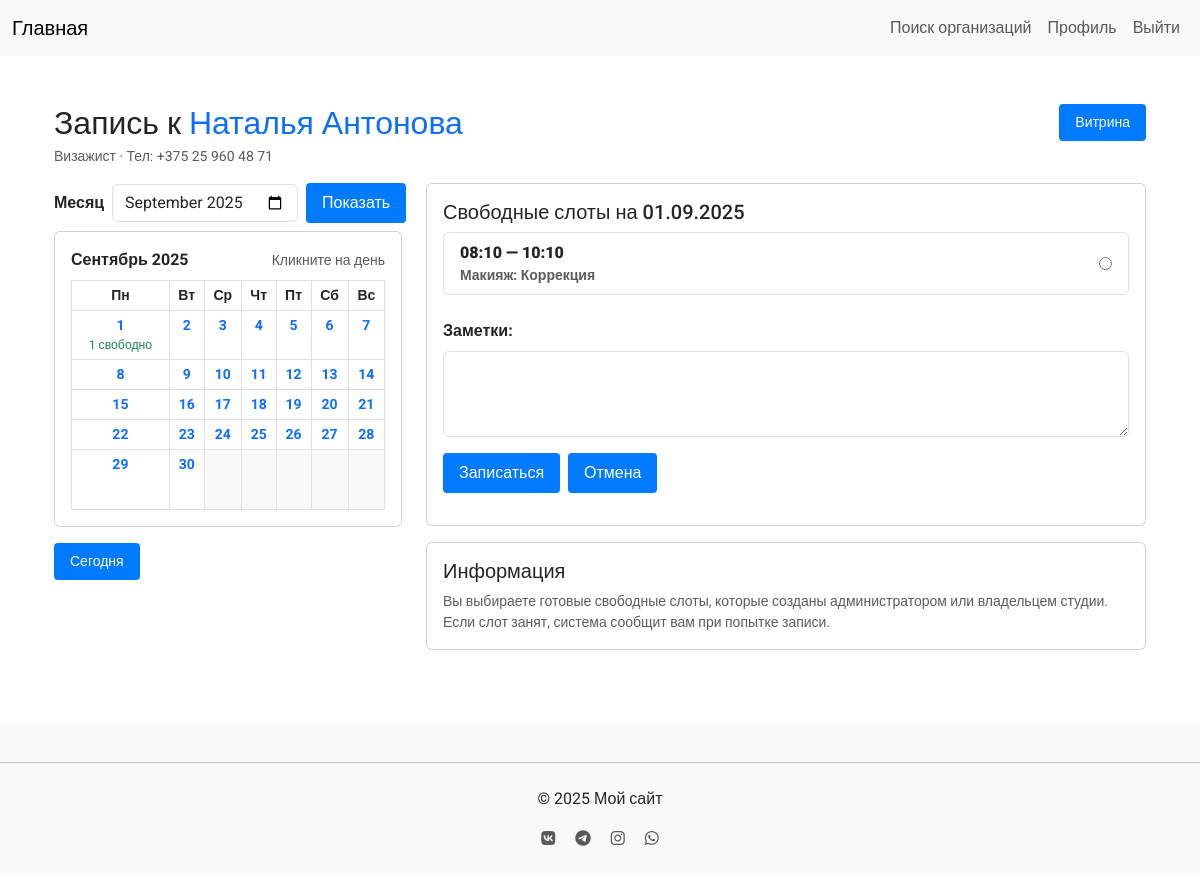
The page /booking/specialist/24/book/ (signed in) on the database its author committed.
### showcase/models.py (models this page shows, shortened)
class Specialist(models.Model):
    showcase = models.ForeignKey(Showcase, on_delete=models.CASCADE, related_name='specialists')
    first_name = models.CharField("Имя", max_length=150)
    last_name = models.CharField("Фамилия", max_length=150, blank=True)
    position = models.CharField("Должность", max_length=150, blank=True)
    photo = models.ImageField("Фото", upload_to='showcase/specialists/', blank=True, null=True)
    phone = models.CharField("Телефон", max_length=30, blank=True)
    bio = models.TextField("О специалисте", blank=True)
    is_active = models.BooleanField("Показывать на витрине", default=True)
    order = models.PositiveIntegerField("Порядок (меньше — выше)", default=100)
    services = models.ManyToManyField(ServicePrice, blank=True, related_name='specialists', verbose_name='Услуги')
    created_at = models.DateTimeField("Создан", default=timezone.now)
    updated_at = models.DateTimeField("Обновлён", auto_now=True)
    class Meta:
        verbose_name = "Специалист"
        verbose_name_plural = "Специалисты"
        ordering = ['order', 'last_name', 'first_name']

### booking/models.py (models this page shows, shortened)
class Availability(models.Model):
    specialist = models.ForeignKey(Specialist, on_delete=models.CASCADE, related_name='availabilities')
    date = models.DateField(verbose_name='Дата')
    start_time = models.TimeField(verbose_name='Начало')
    end_time = models.TimeField(verbose_name='Конец')
    service = models.ForeignKey(ServicePrice, on_delete=models.SET_NULL, null=True, blank=True, verbose_name='Услуга')
    created_at = models.DateTimeField(auto_now_add=True)
    class Meta:
        verbose_name = 'Доступное время'
        verbose_name_plural = 'Доступные времена'
        unique_together = ['specialist', 'date', 'start_time']
        ordering = ['date', 'start_time']

### accounts/models.py (models this page shows, shortened)
class ServicePrice(models.Model):
    workshop = models.ForeignKey(WorkshopProfile, on_delete=models.CASCADE, related_name='service_prices')
    activity_area = models.ForeignKey(ActivityArea, on_delete=models.CASCADE, verbose_name='Сфера деятельности')
    service_name = models.CharField(max_length=100, verbose_name='Название услуги')
    price = models.DecimalField(max_digits=10, decimal_places=2, verbose_name='Цена')
    duration = models.CharField(max_length=50, blank=True, verbose_name='Длительность')
    class Meta:
        verbose_name = 'Цена услуги'
        verbose_name_plural = 'Цены услуг'

class ActivityArea(models.Model):
    CATEGORY_CHOICES = [
        ('hair', 'Уход за волосами'),
        ('nails', 'Ногтевой сервис'),
        ('cosmetology', 'Косметология'),
        ('makeup', 'Макияж'),
        ('brows_lashes', 'Уход за бровями и ресницами'),
        ('epilation', 'Эпиляция и депиляция'),
        ('body', 'Массаж и уход за телом'),
        ('tattoo_piercing', 'Тату и пирсинг'),
        ('styling', 'Стилистика и имидж'),
        ('kids', 'Детская бьюти-сфера'),
        ('alternative', 'Альтернативные направления'),
        ('education', 'Обучение и менторство'),
    ]
    name = models.CharField(max_length=100, verbose_name='Название')
    code = models.CharField(max_length=30, unique=True, verbose_name='Код')
    category = models.CharField(max_length=30, choices=CATEGORY_CHOICES, verbose_name='Категория')
    class Meta:
        verbose_name = 'Сфера деятельности'
        verbose_name_plural = 'Сферы деятельности'

### booking/views.py (the view)
# urls.py: path('specialist/<int:pk>/book/', views.client_book_appointment, name='client_book_appointment'),
@login_required
def client_book_appointment(request, pk):
    specialist = get_object_or_404(Specialist, pk=pk)
    try:
        client = request.user.clientprofile
    except ClientProfile.DoesNotExist:
        messages.error(request, "Клиентский профиль не найден. Пожалуйста, заполните профиль.")
        return redirect('accounts:profile')
    date_str = request.GET.get('date')
    selected_date = parse_date(date_str) if date_str else date.today()
    month_q = request.GET.get('month')
    if month_q:
        try:
            year_m, month_m = map(int, month_q.split('-'))
        except Exception:
            year_m, month_m = selected_date.year, selected_date.month
    else:
        year_m, month_m = selected_date.year, selected_date.month
    cal = calendar.Calendar(firstweekday=0)
    month_days_matrix = list(cal.monthdayscalendar(year_m, month_m))
    month_name = MONTHS_RU[month_m] if 1 <= month_m <= 12 else calendar.month_name[month_m]
    avail_month_qs = Availability.objects.filter(
        specialist=specialist,
        date__year=year_m,
        date__month=month_m
    ).exclude(
        appointments__status__in=[Appointment.STATUS_PENDING, Appointment.STATUS_CONFIRMED]
    ).order_by('date', 'start_time')
    slots_by_day = {}
    for a in avail_month_qs:
        d = a.date.day
        slots_by_day.setdefault(d, []).append(a)
    month_days_count = calendar.monthrange(year_m, month_m)[1]
    day_counts = {day: len(slots_by_day.get(day, [])) for day in range(1, month_days_count + 1)}
    availabilities = Availability.objects.filter(
        specialist=specialist,
        date=selected_date
    ).exclude(
        appointments__status__in=[Appointment.STATUS_PENDING, Appointment.STATUS_CONFIRMED]
    ).order_by('start_time')
    error = None
    if request.method == 'POST' and 'book_submit' in request.POST:
        availability_id = request.POST.get('availability')
        if not availability_id:
            messages.error(request, "Выберите слот.")
            return redirect(f'{request.path}?month={year_m}-{month_m:02d}&date={selected_date.isoformat()}')
        availability = get_object_or_404(Availability, pk=availability_id, specialist=specialist)
        if Appointment.objects.filter(
            availability=availability,
            status__in=[Appointment.STATUS_PENDING, Appointment.STATUS_CONFIRMED]
        ).exists():
            error = "Это время уже занято."
        else:
            form = AppointmentForm(request.POST)
            if form.is_valid():
                appt = form.save(commit=False)
                appt.client = client
                appt.specialist = specialist
                appt.availability = availability
                appt.service = availability.service
                appt.save()
                messages.success(request, "Вы успешно записаны. Ожидайте подтверждения.")
                return redirect('booking:client_my_appointments')
            else:
                error = "Ошибка при заполнении формы записи."
    else:
        form = AppointmentForm()
    context = {
        'specialist': specialist,
        'month_days_matrix': month_days_matrix,
        'month_name': month_name,
        'year': year_m,
        'month': month_m,
        'day_counts': day_counts,
        'selected_date': selected_date,
        'availabilities': availabilities,
        'form': form,
        'today': date.today().isoformat(),
        'weekdays': ["Пн", "Вт", "Ср", "Чт", "Пт", "Сб", "Вс"],
        'error': error
    }
    return render(request, 'booking/client_book_appointment.html', context)

### booking/forms.py
class AppointmentForm(forms.ModelForm):
    class Meta:
        model = Appointment
        fields = ['notes']
        widgets = {
            'notes': forms.Textarea(attrs={'class': 'form-control', 'rows': 3}),
        }
    def __init__(self, *args, **kwargs):
        super().__init__(*args, **kwargs)

### accounts/context_processors.py (called while the page is built)
def user_type(request):
    if request.user.is_authenticated:
        try:
            request.user.workshopprofile
            return {'is_workshop': True, 'is_client': False}
        except WorkshopProfile.DoesNotExist:
            try:
                request.user.clientprofile
                return {'is_workshop': False, 'is_client': True}
            except ClientProfile.DoesNotExist:
                pass
    return {'is_workshop': False, 'is_client': False}

### booking/templatetags/dict_extras.py (called while the page is built)
@register.filter
def get_item(dict_obj, key):
    try:
        return dict_obj.get(key)
    except Exception:
        try:
            return dict_obj.get(str(key))
        except Exception:
            return None

### booking/templatetags/time_extras.py (called while the page is built)
@register.filter
def format_time(value, fmt="%H:%M"):
    if value is None:
        return ""
    try:
        if isinstance(value, (time, datetime)):
            return value.strftime(fmt)
        return str(value)
    except Exception:
        return str(value)

### booking/templates/booking/client_book_appointment.html (shortened to what this page needs)
{% extends 'base.html' %}
{% load dict_extras time_extras %}
{% block content %}
<div class="container my-4">
  <div class="d-flex justify-content-between align-items-start mb-3">
    <div>
      <h2 class="mb-1">Запись к
        {% with username=specialist.showcase.workshop.user.username|default:"" %}
          {% if username %}
            <a href="{% url 'showcase:specialist_detail' username specialist.pk %}" class="text-decoration-none">
              {{ specialist.first_name }} {{ specialist.last_name }}
            </a>
          {% else %}
            {{ specialist.first_name }} {{ specialist.last_name }}
          {% endif %}
        {% endwith %}
      </h2>
      <div class="small text-muted">
        {% if specialist.position %}{{ specialist.position }} ·{% endif %}
        {% if specialist.phone %} Тел: {{ specialist.phone }}{% endif %}
      </div>
    </div>
    <div class="text-end">
      <a href="{% url 'showcase:specialists_list' specialist.showcase.workshop.user.username %}"
         class="btn btn-outline-secondary btn-sm">Витрина</a>
    </div>
  </div>
  <div class="row">
    <div class="col-lg-4 mb-3">
      <form method="get" class="d-flex gap-2 align-items-center mb-2">
        <label class="mb-0">Месяц</label>
        <input type="month" name="month" value="{{ year }}-{{ month|stringformat:'02d' }}" class="form-control w-auto">
        <button class="btn btn-secondary" type="submit">Показать</button>
      </form>
      <div class="card">
        <div class="card-body p-3">
          <div class="d-flex justify-content-between align-items-center mb-2">
            <strong>{{ month_name }} {{ year }}</strong>
            <small class="text-muted">Кликните на день</small>
          </div>
          <table class="table table-bordered mb-0 calendar-table small">
            <thead>
              <tr>
                {% for wd in weekdays %}
                  <th class="text-center p-1">{{ wd }}</th>
                {% endfor %}
              </tr>
            </thead>
            <tbody>
              {% for week in month_days_matrix %}
                <tr>
                  {% for day in week %}
                    {% if day == 0 %}
                      <td class="p-2" style="height:60px;background:#f8f9fa;"></td>
                    {% else %}
                      {% with cnt=day_counts|get_item:day %}
                        <td class="p-1 text-center" style="cursor:pointer;">
                          <a class="text-decoration-none d-block"
                             href="?month={{ year }}-{{ month|stringformat:'02d' }}&date={{ year }}-{{ month|stringformat:'02d' }}-{{ day|stringformat:'02d' }}">
                            <strong>{{ day }}</strong>
                          </a>
                          {% if cnt and cnt > 0 %}
                            <div class="small text-success">{{ cnt }} свободно</div>
                          {% endif %}
                        </td>
                      {% endwith %}
                    {% endif %}
                  {% endfor %}
                </tr>
              {% endfor %}
            </tbody>
          </table>
        </div>
      </div>
      <div class="mt-3">
        <button class="btn btn-outline-primary btn-sm"
                onclick="location.href='?date={{ today }}&month={{ year }}-{{ month|stringformat:'02d' }}'">Сегодня</button>
      </div>
    </div>
    <div class="col-lg-8">
      <div class="card mb-3">
        <div class="card-body">
          <h5 class="card-title mb-2">Свободные слоты
            {% if selected_date %}на {{ selected_date|date:"d.m.Y" }}{% endif %}
          </h5>
          {% if selected_date %}
            {% if availabilities %}
              <form method="post" class="mb-3">
                <div class="list-group mb-3">
                  {% for avail in availabilities %}
                    <label class="list-group-item list-group-item-action d-flex justify-content-between align-items-center">
                      <div>
                        <div><strong>{{ avail.start_time|format_time }} — {{ avail.end_time|format_time }}</strong></div>
                        {% if avail.service %}
                          <div class="small text-muted">
                            {% if avail.service.activity_area %}{{ avail.service.activity_area.get_category_display }}: {% endif %}
                            {{ avail.service.service_name }}
                          </div>
                        {% endif %}
                      </div>
                      <input type="radio" name="availability" value="{{ avail.pk }}" required>
                    </label>
                  {% endfor %}
                </div>
                <div class="mb-3">
                  {{ form.notes.label_tag }}
                  {{ form.notes }}
                </div>
                <div class="d-flex gap-2">
                  <button type="submit" name="book_submit" value="1" class="btn btn-primary">Записаться</button>
                  <a class="btn btn-outline-secondary" href="?month={{ year }}-{{ month|stringformat:'02d' }}">Отмена</a>
                </div>
              </form>
            {% else %}
              <div class="alert alert-info">Нет доступных слотов на выбранную дату.</div>
            {% endif %}
          {% else %}
            <div class="text-muted">Выберите дату в календаре, чтобы увидеть свободные слоты.</div>
          {% endif %}
        </div>
      </div>
      <div class="card">
        <div class="card-body">
          <h5 class="card-title mb-2">Информация</h5>
          <p class="small text-muted mb-0">
            Вы выбираете готовые свободные слоты, которые созданы администратором или владельцем студии.
            Если слот занят, система сообщит вам при попытке записи.
          </p>
        </div>
      </div>
    </div>
  </div>
</div>
{% endblock %}

### static/css/style.css (style rules this page uses)
body { font-family: 'Roboto', sans-serif; display: flex; flex-direction: column; min-height: 100vh; }
form label { display: block; margin-bottom: 0.5rem; font-weight: bold; }
button, .btn { padding: 0.5rem 1rem; background-color: #007bff; color: white; border: none; border-radius: 4px; cursor: pointer; transition: background-color 0.3s; }
h2 { margin-bottom: 1.5rem; }

### rows shown on the page
Specialist: first_name "Наталья", last_name "Антонова", position "Визажист", phone "+375 25 960 48 71"
Availability: start_time "08:10", end_time "10:10", service.activity_area.category "Макияж", service.service_name "Коррекция"

### other values the page prints
{{ month_name }} "Сентябрь"
{{ year }} "2025"
{{ wd }} "Пн" "Вт" "Ср" "Чт" "Пт" "Сб" "Вс"
{{ day }} "1" "2" "3" "4" "5" "6" "7" "8" "9" "10" "11" "12" "13" "14" "15" "16" "17" "18" "19" "20" "21" "22" "23" "24" "25" "26" "27" "28" "29" "30"
{{ cnt }} "1"
{{ selected_date|date:"d.m.Y" }} "01.09.2025"
